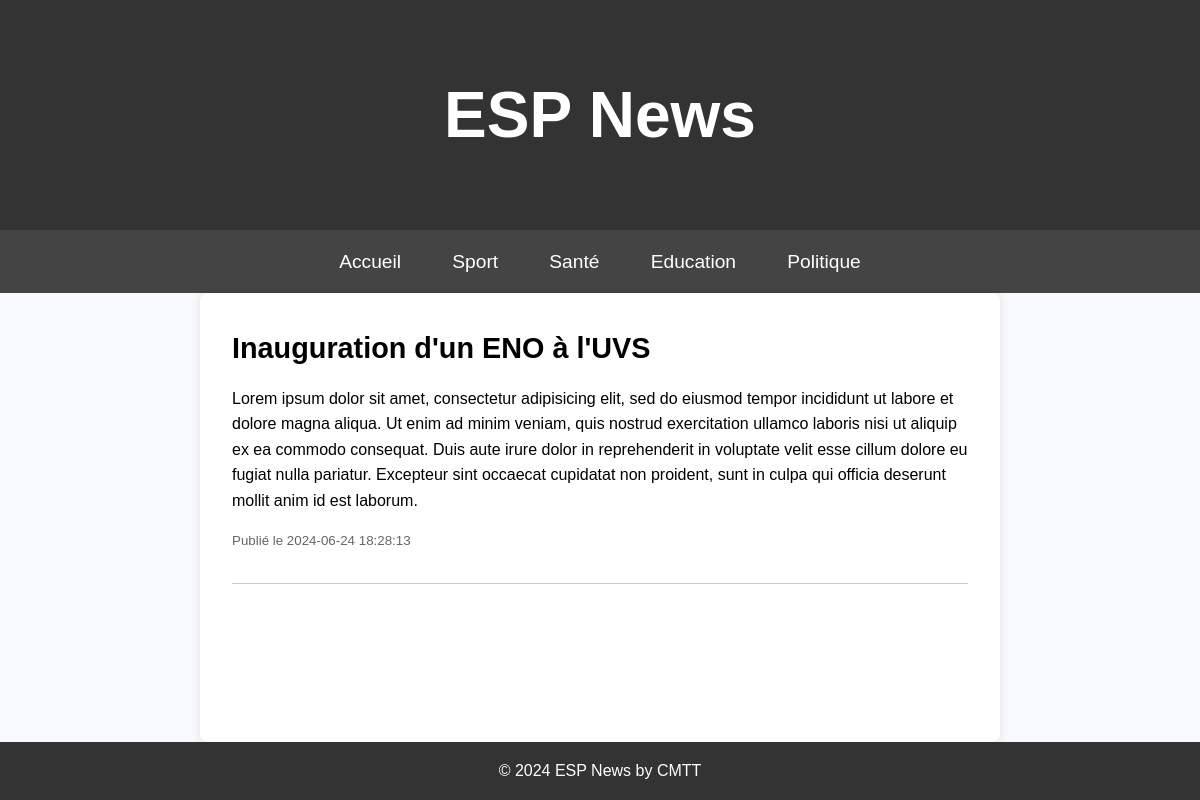
The app's page /index.php?categorie=3 with its own data.
### tables this page shows
CREATE TABLE Categorie(
	id int primary key auto_increment,
	libelle varchar(20)
);

CREATE TABLE Article(
	id int primary key auto_increment,
	titre varchar(255),
	contenu text,
	dateCreation datetime DEFAULT NOW(),
	dateModification datetime DEFAULT NOW(),
	categorie int
);

### index.php (called while the page is built)
<?php
include 'db.php';
include 'controllers/CategoryController.php';
?>

### models/Category.php (called while the page is built)
<?php
class Category {
    public static function getAll($conn) {
        $stmt = $conn->prepare("SELECT * FROM Categorie");
        $stmt->execute();
        return $stmt->fetchAll();
    }
}
?>

### models/Article.php (called while the page is built, shortened)
<?php
class Article {
    public static function getByCategory($conn, $categoryId) {
        $stmt = $conn->prepare("SELECT * FROM Article WHERE categorie = :category_id ORDER BY dateCreation DESC");
        $stmt->bindParam(':category_id', $categoryId);
        $stmt->execute();
        return $stmt->fetchAll();
    }
}
?>

### controllers/ArticleController.php (called while the page is built, shortened)
<?php
include_once 'models/Article.php';
class ArticleController {
    public static function showArticlesByCategory($conn, $categorie_id) {
        return Article::getByCategory($conn, $categorie_id);
    }
}
?>

### views/category.php (the view)
<main>
    <?php foreach ($articles as $article): ?>
        <article>
            <h2><?php echo htmlspecialchars($article['titre']); ?></h2>
            <p><?php echo htmlspecialchars($article['contenu']); ?></p>
            <p><small>Publié le <?php echo $article['dateCreation']; ?></small></p>
        </article>
    <?php endforeach; ?>
</main>

### views/nav.php (shortened to what this page needs)
<nav>
    <ul>
        <li><a href="index.php">Accueil</a></li>
        <?php foreach ($categories as $categorie): ?>
            <li>
                <a href="index.php?categorie=<?php echo $categorie['id']; ?>"><?php echo htmlspecialchars($categorie['libelle']); ?></a>
            </li>
        <?php endforeach; ?>
    </ul>
</nav>

### style.css (style rules this page uses)
* { margin: 0; padding: 0; box-sizing: border-box; }
body { font-family: 'Arial', sans-serif; line-height: 1.6; background-color: #f8f9fa; margin: 0; padding: 0; display: flex; flex-direction: column; min-height: 100vh; }
nav { background: #444; padding: 1em 0; text-align: center; }
nav ul { list-style: none; padding: 0; display: flex; justify-content: center; gap: 2em; }
nav ul li { position: relative; }
nav ul li a { text-decoration: none; color: #fff; font-size: 1.2em; padding: 0.5em; transition: background 0.3s; }
main { flex: 1; padding: 2em; max-width: 800px; margin: 0 auto; background: #fff; box-shadow: 0 0 10px rgba(0, 0, 0, 0.1); border-radius: 8px; }
article { border-bottom: 1px solid #ccc; margin-bottom: 1em; padding-bottom: 1em; }
article h2 { font-size: 1.8em; margin-bottom: 0.5em; }
article p { margin-bottom: 1em; }
article p small { display: block; color: #666; }

### records on screen
categorie: libelle "Sport"
categorie: libelle "Santé"
categorie: libelle "Education"
categorie: libelle "Politique"
article: titre "Inauguration d'un ENO à l'UVS", contenu "Lorem ipsum dolor sit amet, consectetur adipisicing elit, sed do eiusmod tempor incididunt ut labore et dolore magna aliqua. Ut enim ad minim veniam, quis nostrud exercitation ullamco laboris nisi ut aliquip ex ea commodo consequat. Duis aute irure dolor in reprehenderit in voluptate velit esse cillum dolore eu fugiat nulla pariatur. Excepteur sint occaecat cupidatat non proident, sunt in culpa qui officia deserunt mollit anim id est laborum.", dateCreation "2024-06-24 18:28:13"
